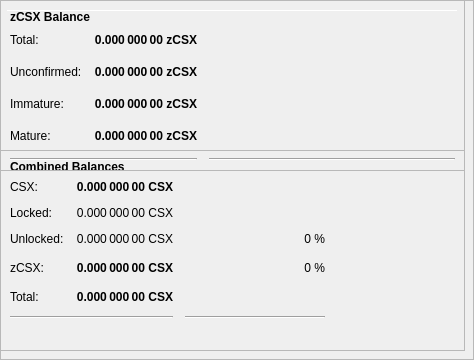
        <widget class="QFrame" name="frameObfuscation">
         <property name="minimumSize">
          <size>
           <width>0</width>
           <height>350</height>
          </size>
         </property>
         <property name="layoutDirection">
          <enum>Qt::LeftToRight</enum>
         </property>
         <property name="frameShape">
          <enum>QFrame::StyledPanel</enum>
         </property>
         <property name="frameShadow">
          <enum>QFrame::Raised</enum>
         </property>
         <widget class="QPushButton" name="runAutoDenom">
          <property name="geometry">
           <rect>
            <x>251</x>
            <y>17</y>
            <width>1</width>
            <height>1</height>
           </rect>
          </property>
          <property name="palette">
           <palette>
            <active>
             <colorrole role="WindowText">
              <brush brushstyle="SolidPattern">
               <color alpha="255">
                <red>0</red>
                <green>0</green>
                <blue>0</blue>
               </color>
              </brush>
             </colorrole>
             <colorrole role="Button">
              <brush brushstyle="SolidPattern">
               <color alpha="255">
                <red>239</red>
                <green>238</green>
                <blue>238</blue>
               </color>
              </brush>
             </colorrole>
             <colorrole role="Light">
              <brush brushstyle="SolidPattern">
               <color alpha="255">
                <red>255</red>
                <green>255</green>
                <blue>255</blue>
               </color>
              </brush>
             </colorrole>
             <colorrole role="Midlight">
              <brush brushstyle="SolidPattern">
               <color alpha="255">
                <red>247</red>
                <green>246</green>
                <blue>246</blue>
               </color>
              </brush>
             </colorrole>
             <colorrole role="Dark">
              <brush brushstyle="SolidPattern">
               <color alpha="255">
                <red>119</red>
                <green>119</green>
                <blue>119</blue>
               </color>
              </brush>
             </colorrole>
             <colorrole role="Mid">
              <brush brushstyle="SolidPattern">
               <color alpha="255">
                <red>159</red>
                <green>159</green>
                <blue>159</blue>
               </color>
              </brush>
             </colorrole>
             <colorrole role="Text">
              <brush brushstyle="SolidPattern">
               <color alpha="255">
                <red>0</red>
                <green>0</green>
                <blue>0</blue>
               </color>
              </brush>
             </colorrole>
             <colorrole role="BrightText">
              <brush brushstyle="SolidPattern">
               <color alpha="255">
                <red>255</red>
                <green>255</green>
                <blue>255</blue>
               </color>
              </brush>
             </colorrole>
             <colorrole role="ButtonText">
              <brush brushstyle="SolidPattern">
               <color alpha="255">
                <red>0</red>
                <green>0</green>
                <blue>0</blue>
               </color>
              </brush>
             </colorrole>
             <colorrole role="Base">
              <brush brushstyle="SolidPattern">
               <color alpha="255">
                <red>255</red>
                <green>255</green>
                <blue>255</blue>
               </color>
              </brush>
             </colorrole>
             <colorrole role="Window">
              <brush brushstyle="SolidPattern">
               <color alpha="255">
                <red>239</red>
                <green>238</green>
                <blue>238</blue>
               </color>
              </brush>
             </colorrole>
             <colorrole role="Shadow">
              <brush brushstyle="SolidPattern">
               <color alpha="255">
                <red>0</red>
                <green>0</green>
                <blue>0</blue>
               </color>
              </brush>
             </colorrole>
             <colorrole role="AlternateBase">
              <brush brushstyle="SolidPattern">
               <color alpha="255">
                <red>247</red>
                <green>246</green>
                <blue>246</blue>
               </color>
              </brush>
             </colorrole>
             <colorrole role="ToolTipBase">
              <brush brushstyle="SolidPattern">
               <color alpha="255">
                <red>255</red>
                <green>255</green>
                <blue>220</blue>
               </color>
              </brush>
             </colorrole>
             <colorrole role="ToolTipText">
              <brush brushstyle="SolidPattern">
               <color alpha="255">
                <red>0</red>
                <green>0</green>
                <blue>0</blue>
               </color>
              </brush>
             </colorrole>
            </active>
            <inactive>
             <colorrole role="WindowText">
              <brush brushstyle="SolidPattern">
               <color alpha="255">
                <red>0</red>
                <green>0</green>
                <blue>0</blue>
               </color>
              </brush>
             </colorrole>
             <colorrole role="Button">
              <brush brushstyle="SolidPattern">
               <color alpha="255">
                <red>239</red>
                <green>238</green>
                <blue>238</blue>
               </color>
              </brush>
             </colorrole>
             <colorrole role="Light">
              <brush brushstyle="SolidPattern">
               <color alpha="255">
                <red>255</red>
                <green>255</green>
                <blue>255</blue>
               </color>
              </brush>
             </colorrole>
             <colorrole role="Midlight">
              <brush brushstyle="SolidPattern">
               <color alpha="255">
                <red>247</red>
                <green>246</green>
                <blue>246</blue>
               </color>
              </brush>
             </colorrole>
             <colorrole role="Dark">
              <brush brushstyle="SolidPattern">
               <color alpha="255">
                <red>119</red>
                <green>119</green>
                <blue>119</blue>
               </color>
              </brush>
             </colorrole>
             <colorrole role="Mid">
              <brush brushstyle="SolidPattern">
               <color alpha="255">
                <red>159</red>
                <green>159</green>
                <blue>159</blue>
               </color>
              </brush>
             </colorrole>
             <colorrole role="Text">
              <brush brushstyle="SolidPattern">
               <color alpha="255">
                <red>0</red>
                <green>0</green>
                <blue>0</blue>
               </color>
              </brush>
             </colorrole>
             <colorrole role="BrightText">
              <brush brushstyle="SolidPattern">
               <color alpha="255">
                <red>255</red>
                <green>255</green>
                <blue>255</blue>
               </color>
              </brush>
             </colorrole>
             <colorrole role="ButtonText">
              <brush brushstyle="SolidPattern">
               <color alpha="255">
                <red>0</red>
                <green>0</green>
                <blue>0</blue>
               </color>
              </brush>
             </colorrole>
             <colorrole role="Base">
              <brush brushstyle="SolidPattern">
               <color alpha="255">
                <red>255</red>
                <green>255</green>
                <blue>255</blue>
               </color>
              </brush>
             </colorrole>
             <colorrole role="Window">
              <brush brushstyle="SolidPattern">
               <color alpha="255">
                <red>239</red>
                <green>238</green>
                <blue>238</blue>
               </color>
              </brush>
             </colorrole>
             <colorrole role="Shadow">
              <brush brushstyle="SolidPattern">
               <color alpha="255">
                <red>0</red>
                <green>0</green>
                <blue>0</blue>
               </color>
              </brush>
             </colorrole>
             <colorrole role="AlternateBase">
              <brush brushstyle="SolidPattern">
               <color alpha="255">
                <red>247</red>
                <green>246</green>
                <blue>246</blue>
               </color>
              </brush>
             </colorrole>
             <colorrole role="ToolTipBase">
              <brush brushstyle="SolidPattern">
               <color alpha="255">
                <red>255</red>
                <green>255</green>
                <blue>220</blue>
               </color>
              </brush>
             </colorrole>
             <colorrole role="ToolTipText">
              <brush brushstyle="SolidPattern">
               <color alpha="255">
                <red>0</red>
                <green>0</green>
                <blue>0</blue>
               </color>
              </brush>
             </colorrole>
            </inactive>
            <disabled>
             <colorrole role="WindowText">
              <brush brushstyle="SolidPattern">
               <color alpha="255">
                <red>119</red>
                <green>119</green>
                <blue>119</blue>
               </color>
              </brush>
             </colorrole>
             <colorrole role="Button">
              <brush brushstyle="SolidPattern">
               <color alpha="255">
                <red>239</red>
                <green>238</green>
                <blue>238</blue>
               </color>
              </brush>
             </colorrole>
             <colorrole role="Light">
              <brush brushstyle="SolidPattern">
               <color alpha="255">
                <red>255</red>
                <green>255</green>
                <blue>255</blue>
               </color>
              </brush>
             </colorrole>
             <colorrole role="Midlight">
              <brush brushstyle="SolidPattern">
               <color alpha="255">
                <red>247</red>
                <green>246</green>
                <blue>246</blue>
               </color>
              </brush>
             </colorrole>
             <colorrole role="Dark">
              <brush brushstyle="SolidPattern">
               <color alpha="255">
                <red>119</red>
                <green>119</green>
                <blue>119</blue>
               </color>
              </brush>
             </colorrole>
             <colorrole role="Mid">
              <brush brushstyle="SolidPattern">
               <color alpha="255">
                <red>159</red>
                <green>159</green>
                <blue>159</blue>
               </color>
              </brush>
             </colorrole>
             <colorrole role="Text">
              <brush brushstyle="SolidPattern">
               <color alpha="255">
                <red>119</red>
                <green>119</green>
                <blue>119</blue>
               </color>
              </brush>
             </colorrole>
             <colorrole role="BrightText">
              <brush brushstyle="SolidPattern">
               <color alpha="255">
                <red>255</red>
                <green>255</green>
                <blue>255</blue>
               </color>
              </brush>
             </colorrole>
             <colorrole role="ButtonText">
              <brush brushstyle="SolidPattern">
               <color alpha="255">
                <red>119</red>
                <green>119</green>
                <blue>119</blue>
               </color>
              </brush>
             </colorrole>
             <colorrole role="Base">
              <brush brushstyle="SolidPattern">
               <color alpha="255">
                <red>239</red>
                <green>238</green>
                <blue>238</blue>
               </color>
              </brush>
             </colorrole>
             <colorrole role="Window">
              <brush brushstyle="SolidPattern">
               <color alpha="255">
                <red>239</red>
                <green>238</green>
                <blue>238</blue>
               </color>
              </brush>
             </colorrole>
             <colorrole role="Shadow">
              <brush brushstyle="SolidPattern">
               <color alpha="255">
                <red>0</red>
                <green>0</green>
                <blue>0</blue>
               </color>
              </brush>
             </colorrole>
             <colorrole role="AlternateBase">
              <brush brushstyle="SolidPattern">
               <color alpha="255">
                <red>239</red>
                <green>238</green>
                <blue>238</blue>
               </color>
              </brush>
             </colorrole>
             <colorrole role="ToolTipBase">
              <brush brushstyle="SolidPattern">
               <color alpha="255">
                <red>255</red>
                <green>255</green>
                <blue>220</blue>
               </color>
              </brush>
             </colorrole>
             <colorrole role="ToolTipText">
              <brush brushstyle="SolidPattern">
               <color alpha="255">
                <red>0</red>
                <green>0</green>
                <blue>0</blue>
               </color>
              </brush>
             </colorrole>
            </disabled>
           </palette>
          </property>
          <property name="focusPolicy">
           <enum>Qt::NoFocus</enum>
          </property>
          <property name="autoFillBackground">
           <bool>true</bool>
          </property>
          <property name="text">
           <string/>
          </property>
          <property name="flat">
           <bool>true</bool>
          </property>
         </widget>
         <widget class="Line" name="line">
          <property name="geometry">
           <rect>
            <x>7</x>
            <y>10</y>
            <width>451</width>
            <height>1</height>
           </rect>
          </property>
          <property name="orientation">
           <enum>Qt::Horizontal</enum>
          </property>
         </widget>
         <widget class="QFrame" name="frame_3">
          <property name="geometry">
           <rect>
            <x>0</x>
            <y>150</y>
            <width>465</width>
            <height>201</height>
           </rect>
          </property>
          <property name="frameShape">
           <enum>QFrame::StyledPanel</enum>
          </property>
          <property name="frameShadow">
           <enum>QFrame::Raised</enum>
          </property>
          <layout class="QVBoxLayout" name="verticalLayout_5">
           <item>
            <layout class="QHBoxLayout" name="horizontalLayout_5" stretch="0">
             <item>
              <widget class="QLabel" name="label_5z">
               <property name="maximumSize">
                <size>
                 <width>16777215</width>
                 <height>20</height>
                </size>
               </property>
               <property name="font">
                <font>
                 <weight>75</weight>
                 <bold>true</bold>
                </font>
               </property>
               <property name="toolTip">
                <string>Combined Balances (including unconfirmed and immature coins)</string>
               </property>
               <property name="text">
                <string>&lt;html&gt;&lt;head/&gt;&lt;body&gt;&lt;p&gt;Combined Balances&lt;/p&gt;&lt;/body&gt;&lt;/html&gt;</string>
               </property>
              </widget>
             </item>
            </layout>
           </item>
           <item>
            <layout class="QGridLayout" name="gridLayout_3">
             <property name="spacing">
              <number>12</number>
             </property>
             <item row="7" column="0" colspan="2">
              <widget class="Line" name="lineSpendableBalance_3">
               <property name="orientation">
                <enum>Qt::Horizontal</enum>
               </property>
              </widget>
             </item>
             <item row="7" column="2">
              <widget class="Line" name="lineWatchBalance_3">
               <property name="sizePolicy">
                <sizepolicy hsizetype="Preferred" vsizetype="Fixed">
                 <horstretch>0</horstretch>
                 <verstretch>0</verstretch>
                </sizepolicy>
               </property>
               <property name="minimumSize">
                <size>
                 <width>140</width>
                 <height>0</height>
                </size>
               </property>
               <property name="orientation">
                <enum>Qt::Horizontal</enum>
               </property>
              </widget>
             </item>
             <item row="4" column="1">
              <widget class="QLabel" name="labelzBalancez">
               <property name="font">
                <font>
                 <weight>75</weight>
                 <bold>true</bold>
                </font>
               </property>
               <property name="cursor">
                <cursorShape>IBeamCursor</cursorShape>
               </property>
               <property name="toolTip">
                <string>Total of transactions that have yet to be confirmed, and do not yet count toward the spendable balance</string>
               </property>
               <property name="text">
                <string notr="true">0.000 000 00 CSX</string>
               </property>
               <property name="alignment">
                <set>Qt::AlignRight|Qt::AlignTrailing|Qt::AlignVCenter</set>
               </property>
               <property name="textInteractionFlags">
                <set>Qt::LinksAccessibleByMouse|Qt::TextSelectableByKeyboard|Qt::TextSelectableByMouse</set>
               </property>
              </widget>
             </item>
             <item row="6" column="1">
              <widget class="QLabel" name="labelTotalz">
               <property name="font">
                <font>
                 <weight>75</weight>
                 <bold>true</bold>
                </font>
               </property>
               <property name="cursor">
                <cursorShape>IBeamCursor</cursorShape>
               </property>
               <property name="toolTip">
                <string>Total Balance, including unconfirmed and immature coins.</string>
               </property>
               <property name="text">
                <string notr="true">0.000 000 00 CSX</string>
               </property>
               <property name="alignment">
                <set>Qt::AlignRight|Qt::AlignTrailing|Qt::AlignVCenter</set>
               </property>
               <property name="textInteractionFlags">
                <set>Qt::LinksAccessibleByMouse|Qt::TextSelectableByKeyboard|Qt::TextSelectableByMouse</set>
               </property>
              </widget>
             </item>
             <item row="4" column="3">
              <spacer name="horizontalSpacer_6">
               <property name="orientation">
                <enum>Qt::Horizontal</enum>
               </property>
               <property name="sizeHint" stdset="0">
                <size>
                 <width>40</width>
                 <height>20</height>
                </size>
               </property>
              </spacer>
             </item>
             <item row="6" column="0">
              <widget class="QLabel" name="labelTotalTextz">
               <property name="text">
                <string>Total:</string>
               </property>
              </widget>
             </item>
             <item row="1" column="0">
              <widget class="QLabel" name="labelBalanceTextz">
               <property name="text">
                <string>CSX:</string>
               </property>
              </widget>
             </item>
             <item row="1" column="1">
              <widget class="QLabel" name="labelBalancez">
               <property name="font">
                <font>
                 <weight>75</weight>
                 <bold>true</bold>
                </font>
               </property>
               <property name="cursor">
                <cursorShape>IBeamCursor</cursorShape>
               </property>
               <property name="toolTip">
                <string>Your current spendable balance</string>
               </property>
               <property name="text">
                <string notr="true">0.000 000 00 CSX</string>
               </property>
               <property name="alignment">
                <set>Qt::AlignRight|Qt::AlignTrailing|Qt::AlignVCenter</set>
               </property>
               <property name="textInteractionFlags">
                <set>Qt::LinksAccessibleByMouse|Qt::TextSelectableByKeyboard|Qt::TextSelectableByMouse</set>
               </property>
              </widget>
             </item>
             <item row="4" column="0">
              <widget class="QLabel" name="labelzBalanceTextz">
               <property name="toolTip">
                <string/>
               </property>
               <property name="text">
                <string>zCSX:</string>
               </property>
              </widget>
             </item>
             <item row="4" column="2">
              <widget class="QLabel" name="labelzCSXPercent">
               <property name="toolTip">
                <string>Current percentage of zCSX.
If AutoMint is enabled this percentage will settle around the configured AutoMint percentage (default = 10%)</string>
               </property>
               <property name="text">
                <string>0 %</string>
               </property>
               <property name="alignment">
                <set>Qt::AlignRight|Qt::AlignTrailing|Qt::AlignVCenter</set>
               </property>
              </widget>
             </item>
             <item row="6" column="2">
              <widget class="QLabel" name="label100Percent">
               <property name="text">
                <string/>
               </property>
               <property name="alignment">
                <set>Qt::AlignRight|Qt::AlignTrailing|Qt::AlignVCenter</set>
               </property>
              </widget>
             </item>
             <item row="2" column="1">
              <widget class="QLabel" name="labelLockedBalance">
               <property name="toolTip">
                <string>Locked CSX or Masternode collaterals. These are excluded from zCSX minting.</string>
               </property>
               <property name="text">
                <string>0.000 000 00 CSX</string>
               </property>
               <property name="alignment">
                <set>Qt::AlignRight|Qt::AlignTrailing|Qt::AlignVCenter</set>
               </property>
              </widget>
             </item>
             <item row="2" column="0">
              <widget class="QLabel" name="labelLockedBalanceText">
               <property name="toolTip">
                <string>Locked CSX or Masternode collaterals. These are excluded from zCSX minting.</string>
               </property>
               <property name="text">
                <string>Locked:</string>
               </property>
              </widget>
             </item>
             <item row="3" column="0">
              <widget class="QLabel" name="labelUnLockedBalanceText">
               <property name="toolTip">
                <string>Unlocked CSXs. These can be used for zCSX minting.</string>
               </property>
               <property name="text">
                <string>Unlocked:</string>
               </property>
              </widget>
             </item>
             <item row="3" column="1">
              <widget class="QLabel" name="labelUnLockedBalance">
               <property name="toolTip">
                <string>Unlocked CSXs. These can be used for zCSX minting.</string>
               </property>
               <property name="text">
                <string>0.000 000 00 CSX</string>
               </property>
               <property name="alignment">
                <set>Qt::AlignRight|Qt::AlignTrailing|Qt::AlignVCenter</set>
               </property>
              </widget>
             </item>
             <item row="3" column="2">
              <widget class="QLabel" name="labelCSXPercent">
               <property name="text">
                <string>0 %</string>
               </property>
               <property name="alignment">
                <set>Qt::AlignRight|Qt::AlignTrailing|Qt::AlignVCenter</set>
               </property>
              </widget>
             </item>
            </layout>
           </item>
           <item>
            <spacer name="verticalSpacer">
             <property name="orientation">
              <enum>Qt::Vertical</enum>
             </property>
             <property name="sizeHint" stdset="0">
              <size>
               <width>20</width>
               <height>40</height>
              </size>
             </property>
            </spacer>
           </item>
          </layout>
         </widget>
         <widget class="QFrame" name="frame_4">
          <property name="geometry">
           <rect>
            <x>0</x>
            <y>0</y>
            <width>465</width>
            <height>171</height>
           </rect>
          </property>
          <property name="frameShape">
           <enum>QFrame::StyledPanel</enum>
          </property>
          <property name="frameShadow">
           <enum>QFrame::Raised</enum>
          </property>
          <layout class="QVBoxLayout" name="verticalLayout_7">
           <item>
            <layout class="QHBoxLayout" name="horizontalLayout_8" stretch="0">
             <item>
              <widget class="QLabel" name="label_5z_3">
               <property name="maximumSize">
                <size>
                 <width>16777215</width>
                 <height>20</height>
                </size>
               </property>
               <property name="font">
                <font>
                 <weight>75</weight>
                 <bold>true</bold>
                </font>
               </property>
               <property name="text">
                <string>zCSX Balance</string>
               </property>
              </widget>
             </item>
            </layout>
           </item>
           <item>
            <layout class="QGridLayout" name="gridLayout_5">
             <property name="spacing">
              <number>12</number>
             </property>
             <item row="4" column="0">
              <widget class="QLabel" name="labelzBalanceMatureText">
               <property name="toolTip">
                <string>Mature: more than 20 confirmation and more than 1 mints of the same denomination after it was minted.
These zCSX are spendable.</string>
               </property>
               <property name="text">
                <string>Mature:</string>
               </property>
              </widget>
             </item>
             <item row="5" column="0" colspan="2">
              <widget class="Line" name="lineSpendableBalance_5">
               <property name="orientation">
                <enum>Qt::Horizontal</enum>
               </property>
              </widget>
             </item>
             <item row="1" column="1">
              <widget class="QLabel" name="labelzBalance">
               <property name="font">
                <font>
                 <weight>75</weight>
                 <bold>true</bold>
                </font>
               </property>
               <property name="cursor">
                <cursorShape>IBeamCursor</cursorShape>
               </property>
               <property name="toolTip">
                <string>All available zCSX, unconfirmed and immature zCSX included.</string>
               </property>
               <property name="text">
                <string notr="true">0.000 000 00 zCSX</string>
               </property>
               <property name="alignment">
                <set>Qt::AlignRight|Qt::AlignTrailing|Qt::AlignVCenter</set>
               </property>
               <property name="textInteractionFlags">
                <set>Qt::LinksAccessibleByMouse|Qt::TextSelectableByKeyboard|Qt::TextSelectableByMouse</set>
               </property>
              </widget>
             </item>
             <item row="5" column="2">
              <widget class="Line" name="lineWatchBalance_5">
               <property name="sizePolicy">
                <sizepolicy hsizetype="Preferred" vsizetype="Fixed">
                 <horstretch>0</horstretch>
                 <verstretch>0</verstretch>
                </sizepolicy>
               </property>
               <property name="minimumSize">
                <size>
                 <width>140</width>
                 <height>0</height>
                </size>
               </property>
               <property name="orientation">
                <enum>Qt::Horizontal</enum>
               </property>
              </widget>
             </item>
             <item row="1" column="0">
              <widget class="QLabel" name="labelzBalanceText">
               <property name="toolTip">
                <string>All available zCSX, unconfirmed and immature zCSX included.</string>
               </property>
               <property name="text">
                <string>Total:</string>
               </property>
              </widget>
             </item>
             <item row="1" column="2">
              <spacer name="horizontalSpacer_8">
               <property name="orientation">
                <enum>Qt::Horizontal</enum>
               </property>
               <property name="sizeHint" stdset="0">
                <size>
                 <width>40</width>
                 <height>20</height>
                </size>
               </property>
              </spacer>
             </item>
             <item row="4" column="2">
              <spacer name="horizontalSpacer_4">
               <property name="orientation">
                <enum>Qt::Horizontal</enum>
               </property>
               <property name="sizeHint" stdset="0">
                <size>
                 <width>40</width>
                 <height>20</height>
                </size>
               </property>
              </spacer>
             </item>
             <item row="4" column="1">
              <widget class="QLabel" name="labelzBalanceMature">
               <property name="font">
                <font>
                 <weight>75</weight>
                 <bold>true</bold>
                </font>
               </property>
               <property name="toolTip">
                <string>Mature: more than 20 confirmation and more than 1 mints of the same denomination after it was minted.
These zCSX are spendable.</string>
               </property>
               <property name="text">
                <string>0.000 000 00 zCSX</string>
               </property>
               <property name="alignment">
                <set>Qt::AlignRight|Qt::AlignTrailing|Qt::AlignVCenter</set>
               </property>
              </widget>
             </item>
             <item row="2" column="0">
              <widget class="QLabel" name="labelzBalanceUnconfirmedText">
               <property name="toolTip">
                <string>Unconfirmed: less than 20 confirmations
Immature: confirmed, but less than 1 mints of the same denomination after it was minted</string>
               </property>
               <property name="text">
                <string>Unconfirmed:</string>
               </property>
              </widget>
             </item>
             <item row="2" column="1">
              <widget class="QLabel" name="labelzBalanceUnconfirmed">
               <property name="font">
                <font>
                 <weight>75</weight>
                 <bold>true</bold>
                </font>
               </property>
               <property name="toolTip">
                <string>Unconfirmed: less than 20 confirmations
Immature: confirmed, but less than 1 mints of the same denomination after it was minted</string>
               </property>
               <property name="text">
                <string>0.000 000 00 zCSX</string>
               </property>
               <property name="alignment">
                <set>Qt::AlignRight|Qt::AlignTrailing|Qt::AlignVCenter</set>
               </property>
              </widget>
             </item>
             <item row="2" column="2">
              <spacer name="horizontalSpacer_5">
               <property name="orientation">
                <enum>Qt::Horizontal</enum>
               </property>
               <property name="sizeHint" stdset="0">
                <size>
                 <width>40</width>
                 <height>20</height>
                </size>
               </property>
              </spacer>
             </item>
             <item row="3" column="0">
              <widget class="QLabel" name="labelzBalanceImmatureText">
               <property name="toolTip">
                <string>Unconfirmed: less than 20 confirmations
Immature: confirmed, but less than 1 mints of the same denomination after it was minted</string>
               </property>
               <property name="text">
                <string>Immature:</string>
               </property>
              </widget>
             </item>
             <item row="3" column="1">
              <widget class="QLabel" name="labelzBalanceImmature">
               <property name="font">
                <font>
                 <weight>75</weight>
                 <bold>true</bold>
                </font>
               </property>
               <property name="toolTip">
                <string>Unconfirmed: less than 20 confirmations
Immature: confirmed, but less than 1 mints of the same denomination after it was minted</string>
               </property>
               <property name="text">
                <string>0.000 000 00 zCSX</string>
               </property>
               <property name="alignment">
                <set>Qt::AlignRight|Qt::AlignTrailing|Qt::AlignVCenter</set>
               </property>
              </widget>
             </item>
             <item row="3" column="2">
              <spacer name="horizontalSpacer_7">
               <property name="orientation">
                <enum>Qt::Horizontal</enum>
               </property>
               <property name="sizeHint" stdset="0">
                <size>
                 <width>40</width>
                 <height>20</height>
                </size>
               </property>
              </spacer>
             </item>
            </layout>
           </item>
          </layout>
         </widget>
        </widget>
